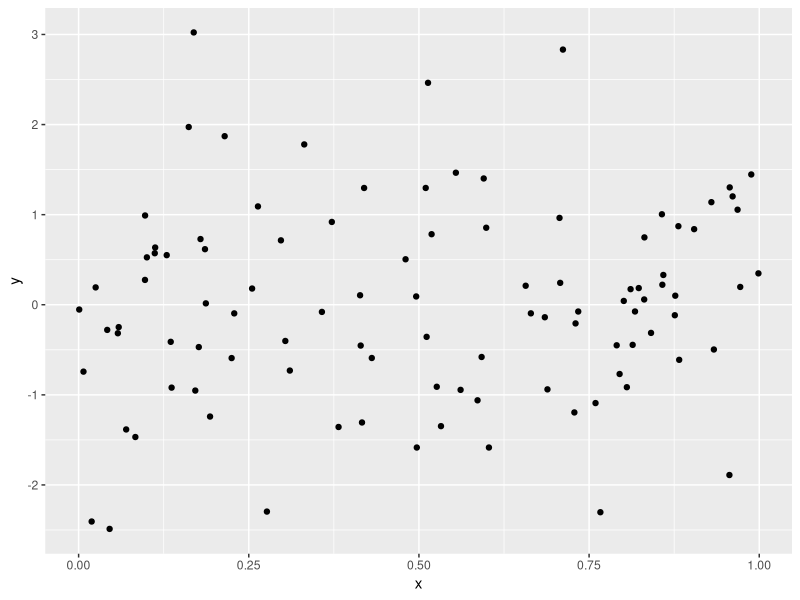
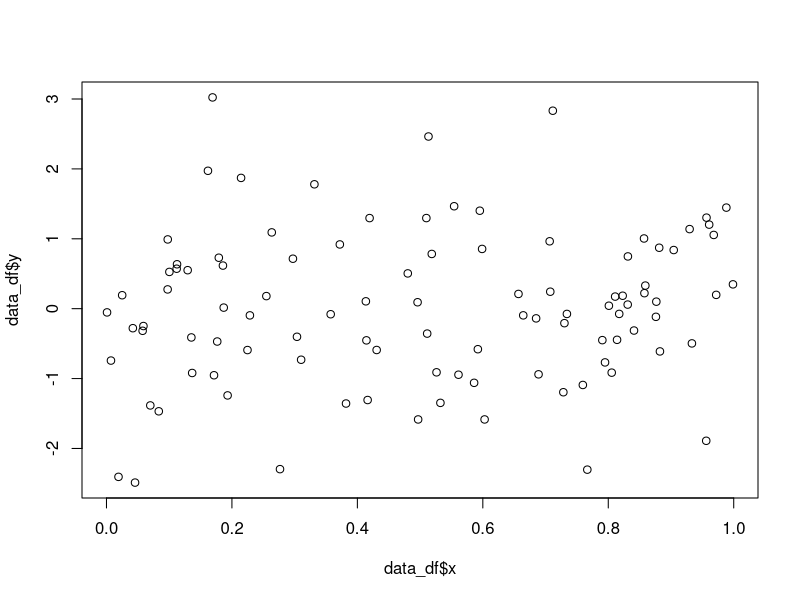

Generate these figures, in order, with R:
library(tidyverse)

data_df <- tibble(y = rnorm(100),
                  x = runif(100))

ggplot(data_df, aes( x = x, y = y)) + geom_point()
plot(data_df$x, data_df$y)